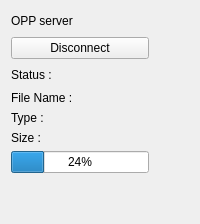
          <widget class="QWidget" name="tabOPS">
           <attribute name="title">
            <string>OPP</string>
           </attribute>
           <layout class="QGridLayout" name="gridLayout_8" rowstretch="0,0,0,0,0,0,0,0">
            <item row="0" column="0">
             <layout class="QHBoxLayout" name="horizontalLayout_17">
              <item>
               <widget class="QLabel" name="label_91">
                <property name="text">
                 <string>OPP server</string>
                </property>
               </widget>
              </item>
              <item>
               <spacer name="horizontalSpacer_5">
                <property name="orientation">
                 <enum>Qt::Vertical</enum>
                </property>
                <property name="sizeHint" stdset="0">
                 <size>
                  <width>40</width>
                  <height>20</height>
                 </size>
                </property>
               </spacer>
              </item>
             </layout>
            </item>
            <item row="2" column="1">
             <spacer name="horizontalSpacer_6">
              <property name="orientation">
               <enum>Qt::Vertical</enum>
              </property>
              <property name="sizeHint" stdset="0">
               <size>
                <width>40</width>
                <height>20</height>
               </size>
              </property>
             </spacer>
            </item>
            <item row="3" column="0">
             <widget class="QLabel" name="labelOPSName">
              <property name="text">
               <string>File Name : </string>
              </property>
             </widget>
            </item>
            <item row="4" column="0">
             <widget class="QLabel" name="labelOPSType">
              <property name="text">
               <string>Type : </string>
              </property>
             </widget>
            </item>
            <item row="1" column="0">
             <widget class="QPushButton" name="btnOPSDisconnect">
              <property name="text">
               <string>Disconnect</string>
              </property>
             </widget>
            </item>
            <item row="2" column="0">
             <widget class="QLabel" name="labelOPSStatus">
              <property name="text">
               <string>Status : </string>
              </property>
             </widget>
            </item>
            <item row="6" column="0">
             <widget class="QProgressBar" name="progressBarOPS">
              <property name="value">
               <number>24</number>
              </property>
             </widget>
            </item>
            <item row="5" column="0">
             <widget class="QLabel" name="labelOPSSize">
              <property name="text">
               <string>Size : </string>
              </property>
             </widget>
            </item>
            <item row="7" column="0">
             <spacer name="verticalSpacer_10">
              <property name="orientation">
               <enum>Qt::Vertical</enum>
              </property>
              <property name="sizeHint" stdset="0">
               <size>
                <width>20</width>
                <height>40</height>
               </size>
              </property>
             </spacer>
            </item>
           </layout>
          </widget>
